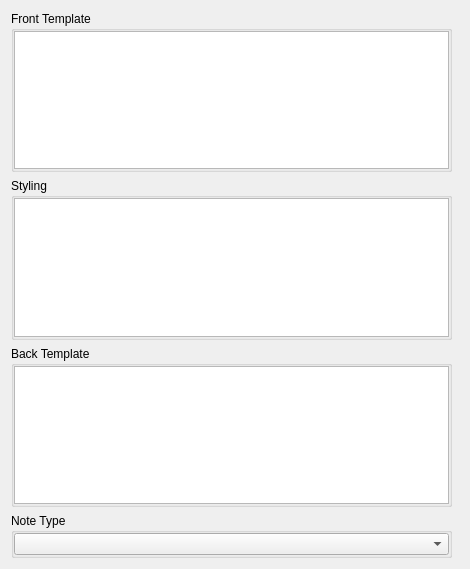
<?xml version="1.0" encoding="UTF-8"?>
<ui version="4.0">
 <class>Form</class>
 <widget class="QWidget" name="Form">
  <property name="geometry">
   <rect>
    <x>0</x>
    <y>0</y>
    <width>470</width>
    <height>569</height>
   </rect>
  </property>
  <property name="sizePolicy">
   <sizepolicy hsizetype="Expanding" vsizetype="Preferred">
    <horstretch>0</horstretch>
    <verstretch>0</verstretch>
   </sizepolicy>
  </property>
  <property name="windowTitle">
   <string>Form</string>
  </property>
  <layout class="QVBoxLayout" name="verticalLayout">
   <item>
    <layout class="QHBoxLayout" name="horizontalLayout_2">
     <property name="spacing">
      <number>0</number>
     </property>
     <item>
      <widget class="QGroupBox" name="groupBox">
       <property name="title">
        <string>Front Template</string>
       </property>
       <layout class="QVBoxLayout" name="tlayout1">
        <property name="spacing">
         <number>0</number>
        </property>
        <property name="leftMargin">
         <number>0</number>
        </property>
        <property name="topMargin">
         <number>0</number>
        </property>
        <property name="rightMargin">
         <number>0</number>
        </property>
        <property name="bottomMargin">
         <number>0</number>
        </property>
        <item>
         <widget class="QTextEdit" name="front"/>
        </item>
       </layout>
      </widget>
     </item>
     <item>
      <widget class="QLabel" name="label1">
       <property name="text">
        <string/>
       </property>
      </widget>
     </item>
    </layout>
   </item>
   <item>
    <layout class="QHBoxLayout" name="horizontalLayout">
     <property name="spacing">
      <number>0</number>
     </property>
     <item>
      <widget class="QGroupBox" name="groupBox_3">
       <property name="title">
        <string>Styling</string>
       </property>
       <layout class="QVBoxLayout" name="tlayout2">
        <property name="spacing">
         <number>0</number>
        </property>
        <property name="leftMargin">
         <number>0</number>
        </property>
        <property name="topMargin">
         <number>0</number>
        </property>
        <property name="rightMargin">
         <number>0</number>
        </property>
        <property name="bottomMargin">
         <number>0</number>
        </property>
        <item>
         <widget class="QTextEdit" name="css"/>
        </item>
       </layout>
      </widget>
     </item>
     <item>
      <layout class="QVBoxLayout" name="verticalLayout_4">
       <property name="spacing">
        <number>0</number>
       </property>
       <item>
        <spacer name="verticalSpacer">
         <property name="orientation">
          <enum>Qt::Vertical</enum>
         </property>
         <property name="sizeType">
          <enum>QSizePolicy::Preferred</enum>
         </property>
         <property name="sizeHint" stdset="0">
          <size>
           <width>1</width>
           <height>15</height>
          </size>
         </property>
        </spacer>
       </item>
       <item>
        <widget class="QLabel" name="labelc1">
         <property name="text">
          <string/>
         </property>
        </widget>
       </item>
       <item>
        <spacer name="verticalSpacer_2">
         <property name="orientation">
          <enum>Qt::Vertical</enum>
         </property>
         <property name="sizeHint" stdset="0">
          <size>
           <width>1</width>
           <height>40</height>
          </size>
         </property>
        </spacer>
       </item>
       <item>
        <widget class="QLabel" name="labelc2">
         <property name="text">
          <string/>
         </property>
        </widget>
       </item>
       <item>
        <spacer name="verticalSpacer_3">
         <property name="orientation">
          <enum>Qt::Vertical</enum>
         </property>
         <property name="sizeType">
          <enum>QSizePolicy::Preferred</enum>
         </property>
         <property name="sizeHint" stdset="0">
          <size>
           <width>1</width>
           <height>10</height>
          </size>
         </property>
        </spacer>
       </item>
      </layout>
     </item>
    </layout>
   </item>
   <item>
    <layout class="QHBoxLayout" name="horizontalLayout_3">
     <property name="spacing">
      <number>0</number>
     </property>
     <item>
      <widget class="QGroupBox" name="groupBox_2">
       <property name="sizePolicy">
        <sizepolicy hsizetype="Expanding" vsizetype="Preferred">
         <horstretch>10</horstretch>
         <verstretch>0</verstretch>
        </sizepolicy>
       </property>
       <property name="title">
        <string>Back Template</string>
       </property>
       <layout class="QVBoxLayout" name="tlayout3">
        <property name="spacing">
         <number>0</number>
        </property>
        <property name="leftMargin">
         <number>0</number>
        </property>
        <property name="topMargin">
         <number>0</number>
        </property>
        <property name="rightMargin">
         <number>0</number>
        </property>
        <property name="bottomMargin">
         <number>0</number>
        </property>
        <item>
         <widget class="QTextEdit" name="back"/>
        </item>
       </layout>
      </widget>
     </item>
     <item>
      <widget class="QLabel" name="label2">
       <property name="text">
        <string/>
       </property>
      </widget>
     </item>
    </layout>
   </item>
   <item>
    <layout class="QHBoxLayout" name="horizontalLayout_4">
     <property name="spacing">
      <number>0</number>
     </property>
     <item>
      <widget class="QGroupBox" name="groupBox_4">
       <property name="sizePolicy">
        <sizepolicy hsizetype="Expanding" vsizetype="Preferred">
         <horstretch>10</horstretch>
         <verstretch>0</verstretch>
        </sizepolicy>
       </property>
       <property name="title">
        <string>Note Type</string>
       </property>
       <layout class="QVBoxLayout" name="tlayout3_2">
        <property name="spacing">
         <number>0</number>
        </property>
        <property name="leftMargin">
         <number>0</number>
        </property>
        <property name="topMargin">
         <number>0</number>
        </property>
        <property name="rightMargin">
         <number>0</number>
        </property>
        <property name="bottomMargin">
         <number>0</number>
        </property>
        <item>
         <widget class="QComboBox" name="comboBox"/>
        </item>
       </layout>
      </widget>
     </item>
     <item>
      <widget class="QLabel" name="label3">
       <property name="text">
        <string/>
       </property>
      </widget>
     </item>
    </layout>
   </item>
  </layout>
 </widget>
 <resources>
  <include location="icons.qrc"/>
 </resources>
 <connections/>
</ui>
